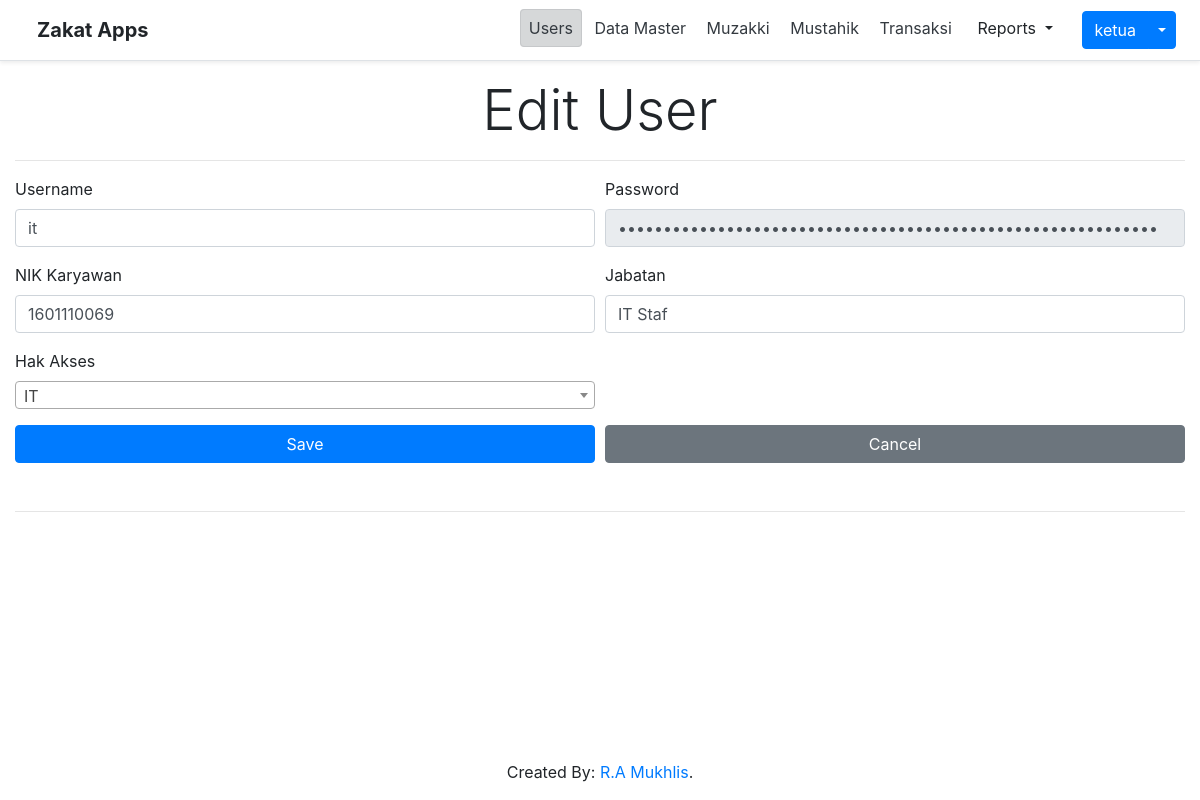
Page /index.php?page=users&action=form&id=18 (signed in) on the committed database.
### tables this page shows
CREATE TABLE `users` (
  `id` int(11) NOT NULL,
  `username` varchar(25) NOT NULL,
  `password` varchar(250) NOT NULL,
  `role` varchar(25) NOT NULL,
  `nik` varchar(100) NOT NULL,
  `jabatan` varchar(100) NOT NULL
);

### users/form.php (the view, shortened to what this page needs)
<?php
  $data = array(
    'id'       => '',
    'username' => '',
    'password' => '',
    'nik'      => '',
    'jabatan' => '',
    'role'     => ''
  );
  $id = isset($_GET['id']) ? $_GET['id'] : 0;
  $title = $id == 0 ? 'Add User' : 'Edit User';
  if($id) {
    $query = "SELECT * FROM users WHERE id = '$id'";
    $execute_query = $conn->query($query);
    $data = $execute_query->fetch_assoc();
  }
?>
<h1 class='text-center display-4'><?php echo $title; ?></h1>
<hr/>
<form method='POST' action='actions/users/save_data.php'>
  <div class="form-row">
    <div class="form-group col-md-6">
      <label for="inputUsername">Username</label>
      <input
          type="text"
          class="form-control"
          id="inputUsername"
          aria-describedby="usernameHelp"
          name='username'
          value="<?php echo $data['username'] ?>"
          placeholder='Input your username'
          autocomplete="off"
      />
    </div>
    <div class="form-group col-md-6">
      <label for="inputPassword">Password</label>
      <input
          type="password"
          class="form-control"
          id="inputPassword"
          name='password'
          value='<?php echo $data['password']; ?>'
          placeholder='Input your password'
          <?php echo ($id == True) ? 'disabled': '' ?>
      >
    </div>
  </div>
  <div class="form-row">
    <div class="form-group col-md-6">
      <label for="inputNik">NIK Karyawan</label>
      <input
          type="text"
          class="form-control"
          id="inputNik"
          aria-describedby="nikHelp"
          name='nik'
          value="<?php echo $data['nik'] ?>"
          placeholder='Input your NIK'
          autocomplete="off"
      />
    </div>
    <div class="form-group col-md-6">
      <label for="inputJabatan">Jabatan</label>
      <input
          type="text"
          class="form-control"
          id="inputJabatan"
          aria-describedby="jabatanHelp"
          name='jabatan'
          value="<?php echo $data['jabatan'] ?>"
          placeholder='Input your Position'
          autocomplete="off"
      />
    </div>
  </div>
  <div class="form-row">
    <div class="form-group col-md-6">
        <label for="selectRole">Hak Akses</label>
      </div>
  </div>
  <div class="form-row">
    <div class="form-group col-md-6">
      <button type="submit" class="btn btn-primary form-group col-md-12">Save</button>
    </div>
    <div class="form-group col-md-6">
      <a href='index.php?page=users' class="btn btn-secondary form-group col-md-12">Cancel</a>
    </div>
  </div>
  <hr/>
</form>

### rows in the picture
users: username "it", nik "1601110069", jabatan "IT Staf"

### other values in the picture
$username "ketua"
$title "Edit User"
